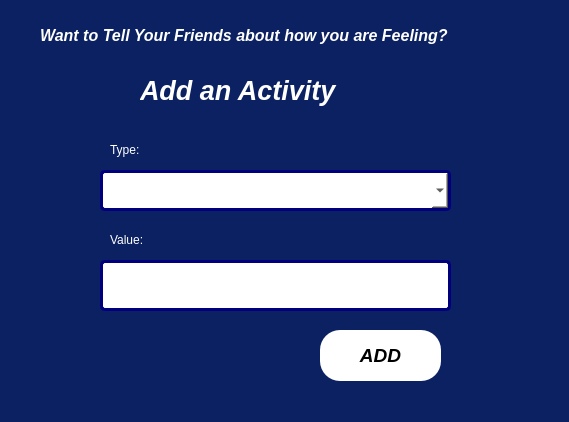
<?xml version="1.0" encoding="UTF-8"?>
<ui version="4.0">
 <class>activity</class>
 <widget class="QDialog" name="activity">
  <property name="geometry">
   <rect>
    <x>0</x>
    <y>0</y>
    <width>569</width>
    <height>422</height>
   </rect>
  </property>
  <property name="windowTitle">
   <string>Dialog</string>
  </property>
  <property name="styleSheet">
   <string notr="true">QDialog {
	background-color: #0B2161;
}

QComboBox {
    background-color: rgb(0, 0, 127); 
    color: white; 
    border: 3px solid rgb(0, 0, 127); 
    border-radius: 5px; 
    padding: 3px; 
}

QLineEdit {
    background-color: rgb(0, 0, 127); 
    color: black; 
    border: 3px solid rgb(0, 0, 127); 
    border-radius: 5px; 
    padding: 3px;
}

QComboBox:hover {
    background-color: rgb(30, 144, 255); 
}

QLineEdit:hover {
    background-color: rgb(30, 144, 255); 
}

QPushButton {
    background-color: white; 
    color: black; 
    border: none; 
    border-radius: 20px; 
    padding: 10px 20px; 
}

QPushButton:hover {
    background-color: rgba(255, 255, 255, 0.3); 
}
</string>
  </property>
  <widget class="QLabel" name="label">
   <property name="geometry">
    <rect>
     <x>40</x>
     <y>10</y>
     <width>531</width>
     <height>51</height>
    </rect>
   </property>
   <property name="font">
    <font>
     <pointsize>12</pointsize>
     <italic>true</italic>
     <bold>true</bold>
    </font>
   </property>
   <property name="styleSheet">
    <string notr="true">color:white;
background:transparent</string>
   </property>
   <property name="text">
    <string>Want to Tell Your Friends about how you are Feeling?</string>
   </property>
  </widget>
  <widget class="QLabel" name="label_2">
   <property name="geometry">
    <rect>
     <x>140</x>
     <y>60</y>
     <width>321</width>
     <height>61</height>
    </rect>
   </property>
   <property name="font">
    <font>
     <pointsize>20</pointsize>
     <italic>true</italic>
     <bold>true</bold>
    </font>
   </property>
   <property name="styleSheet">
    <string notr="true">color:white;
background:transparent</string>
   </property>
   <property name="text">
    <string>Add an Activity</string>
   </property>
  </widget>
  <widget class="QComboBox" name="comboBox">
   <property name="geometry">
    <rect>
     <x>100</x>
     <y>170</y>
     <width>351</width>
     <height>41</height>
    </rect>
   </property>
   <property name="styleSheet">
    <string notr="true">background-color: rgb(255, 255, 255);
color:black;</string>
   </property>
  </widget>
  <widget class="QLabel" name="label_3">
   <property name="geometry">
    <rect>
     <x>110</x>
     <y>140</y>
     <width>63</width>
     <height>20</height>
    </rect>
   </property>
   <property name="styleSheet">
    <string notr="true">color:white;
background:transparent</string>
   </property>
   <property name="text">
    <string>Type:</string>
   </property>
  </widget>
  <widget class="QLineEdit" name="lineEdit">
   <property name="geometry">
    <rect>
     <x>100</x>
     <y>260</y>
     <width>351</width>
     <height>51</height>
    </rect>
   </property>
   <property name="styleSheet">
    <string notr="true">background-color: rgb(255, 255, 255);</string>
   </property>
  </widget>
  <widget class="QLabel" name="label_4">
   <property name="geometry">
    <rect>
     <x>110</x>
     <y>230</y>
     <width>63</width>
     <height>20</height>
    </rect>
   </property>
   <property name="styleSheet">
    <string notr="true">color:white;
background:transparent</string>
   </property>
   <property name="text">
    <string>Value:</string>
   </property>
  </widget>
  <widget class="QPushButton" name="addActivity">
   <property name="geometry">
    <rect>
     <x>320</x>
     <y>330</y>
     <width>121</width>
     <height>51</height>
    </rect>
   </property>
   <property name="font">
    <font>
     <pointsize>14</pointsize>
     <italic>true</italic>
     <bold>true</bold>
    </font>
   </property>
   <property name="text">
    <string>ADD</string>
   </property>
  </widget>
 </widget>
 <resources/>
 <connections/>
</ui>
